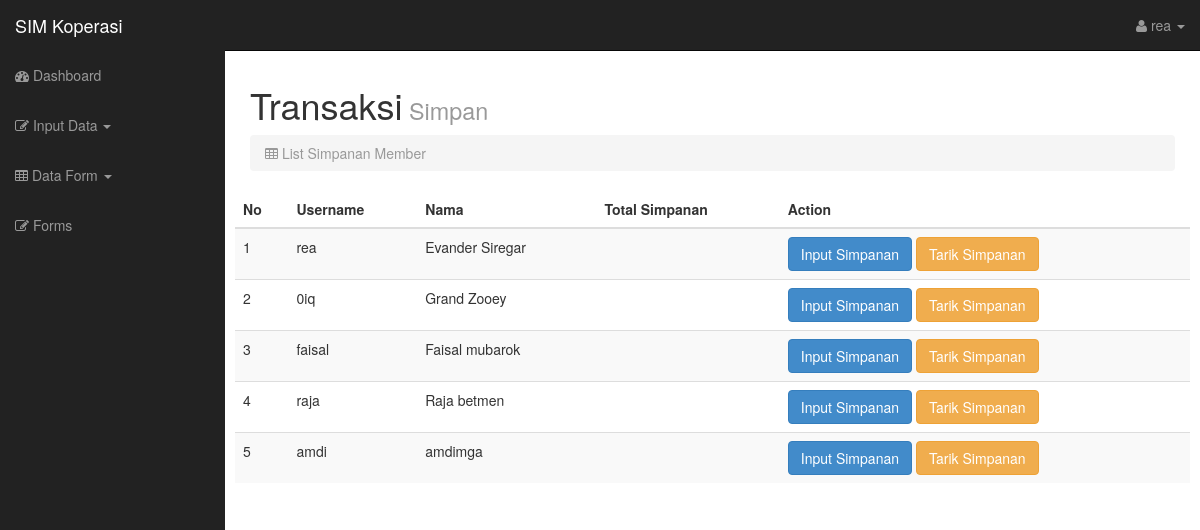
Screenshot of /indexadmin.php?page=simpanan (signed in) with the database file from the repository.
### tables this page shows
CREATE TABLE `anggota` (
  `id` int(11) NOT NULL,
  `username` varchar(255) NOT NULL,
  `nama` varchar(255) NOT NULL,
  `nik` bigint(16) NOT NULL,
  `tgl_lahir` date NOT NULL,
  `jenis_kelamin` varchar(9) NOT NULL,
  `pekerjaan` varchar(16) NOT NULL,
  `alamat` text NOT NULL,
  `email` text NOT NULL,
  `no_hp` char(20) NOT NULL,
  `entry` varchar(50) NOT NULL,
  `waktu` date NOT NULL
);

### simpanan.php (the view, shortened to what this page needs)
<html>
    <body>
    <div class="col-lg-12">
        <h1>Transaksi<small> Simpan</small></h1>
        <ol class="breadcrumb">
            <li class="active"><i class="fa fa-table"></i> List Simpanan Member</li>
        </ol>
    </div>
    <div class="col-12 mt-3">
        <?php
        include('config.php');
            $result = mysqli_query($conn, 'SELECT * FROM anggota ');
            if ($result->num_rows) {
                ?>
        <table class="table table-striped   table-hover  ">
            <thead class="">
                <tr>
                    <th>No</th>
                    <th>Username</th>
                    <th>Nama</th>
                    <th>Total Simpanan</th>
                    <th>Action</th>
                </tr>
            </thead>
            <tbody>
                <?php
                    $i = 1;
                while ($item = $result->fetch_object()) {
                    ?>
                <tr>
                    <td>
                        <?= $i; ?>
                    </td>
                    <td>
                        <?= $item->username; ?>
                    </td>
                    <td>
                        <?= $item->nama; ?>
                    </td>
                    <td>
                    </td>
                    <td>
                        <a class="btn btn-primary" href="indexadmin.php?page=forminputsimpanan&username=<?= $item->username?>">Input Simpanan</a> <a
                            class="btn btn-warning" href="indexadmin.php?page=forminputtarikan&username=<?= $item->username?>">Tarik Simpanan</a>
    </div>
    </td>
    </tr>
    <?php
                        $i++;
                }
                ?>
    <?php
            } else
                echo 'Datanya tidak ada';
            ?>
    </body>
</html>

### css/sb-admin.css (style rules this page uses)
body { margin-top: 50px; }

### rows the page displays
anggota: username "rea", nama "Evander Siregar"
anggota: username "0iq", nama "Grand Zooey"
anggota: username "faisal", nama "Faisal mubarok"
anggota: username "raja", nama "Raja betmen"
anggota: username "amdi", nama "amdimga"

### other values shown
$_SESSION['username'] "rea"
